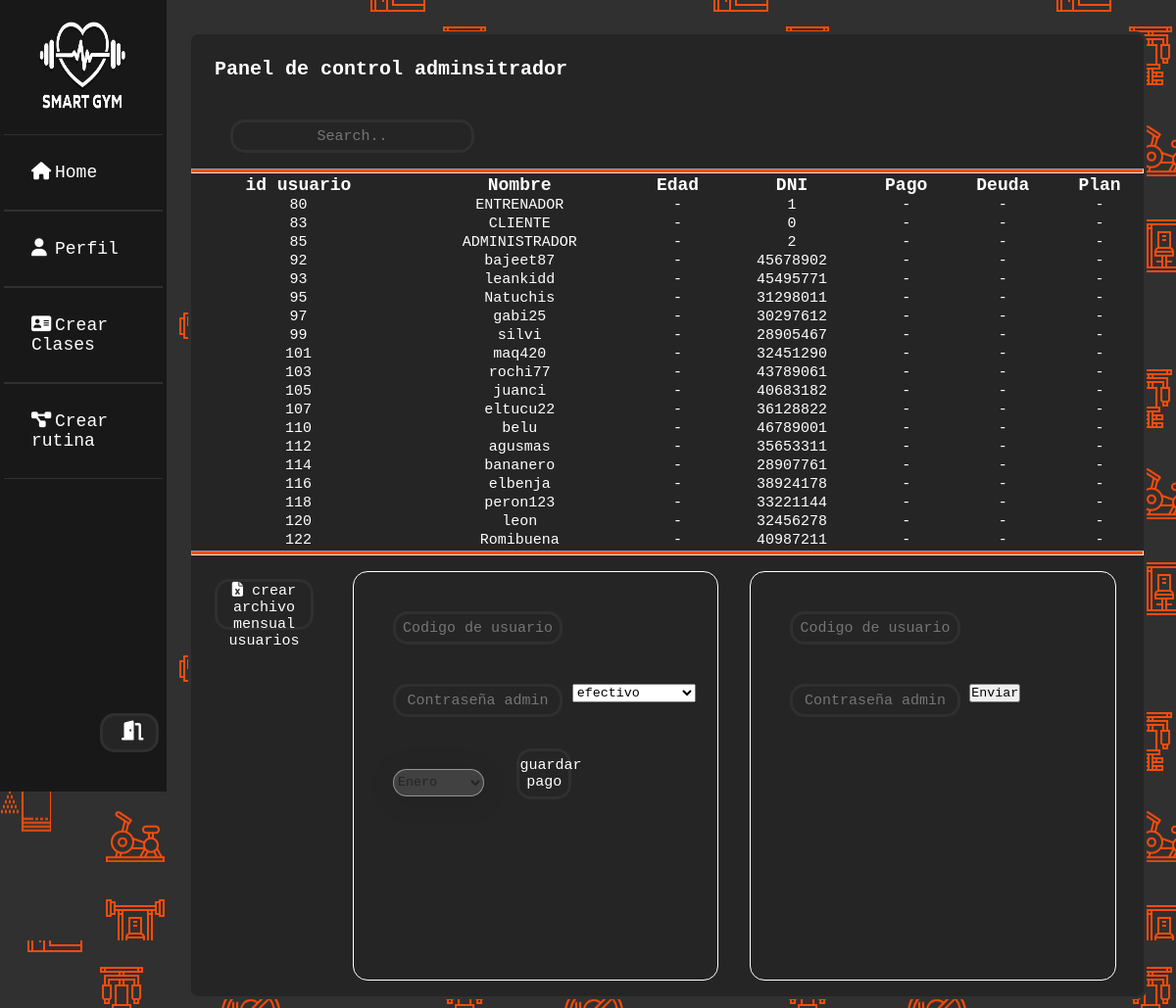
Page /vistas/admincontrolpanel.php (signed in) on the committed database.
### tables this page shows
CREATE TABLE `datos` (
  `idusuario` int(9) NOT NULL,
  `nombre` varchar(100) NOT NULL,
  `apellido` varchar(100) NOT NULL,
  `usuario` varchar(100) NOT NULL,
  `dni` int(8) NOT NULL,
  `correo` varchar(100) NOT NULL,
  `contraseña` varchar(100) NOT NULL,
  `image` longblob NOT NULL,
  `created` datetime NOT NULL,
  `status` varchar(255) NOT NULL,
  `id_rol` int(11) NOT NULL,
  `pesoinicial` varchar(11) NOT NULL,
  `pesoactual` varchar(11) NOT NULL,
  `pesoideal` varchar(11) NOT NULL,
  `estado_cuenta` int(1) NOT NULL,
  `ultimopago` date DEFAULT NULL,
  `vencimiento` date DEFAULT NULL
);

### vistas/admincontrolpanel.php (the view, shortened to what this page needs)
<?php
$conex = conectar();
$nusuario = $_SESSION['usuario'];
$sql = "SELECT * FROM datos WHERE usuario='$nusuario'";
$query = mysqli_query($conex, $sql);
$row = mysqli_fetch_array($query);
$idrol = $row['id_rol'];
?>
<!DOCTYPE html>
<html lang="es">
<head>
    <link rel="stylesheet" href="../css/estilousuario.css">
    <link rel="stylesheet" href="../css/estilotabla.css">
</head>
<?php
switch ($idrol) {
    case 1:
        include("sidebars/sidebare.php");
        break;
}
?>
<body>
    <div class="main_content">
            <div class="contenedortabla">
                <h4>Panel de control adminsitrador</h4>
                <input class="form-control col-md-3 light-table-filter" data-table="order-table" type="text" placeholder="Search..">
                <hr>
                <table class="table table-bordered order-table " id="tabla">
                    <thead class="tabla-header">
                        <tr class="filah">
                            <th>id usuario</th>
                            <th>Nombre</th>
                            <th>Edad</th>
                            <th>DNI</th>
                            <th>Pago</th>
                            <th>Deuda</th>
                            <th>Plan</th>
                        </tr>
                    </thead>
                    <?php
                    $query = mysqli_query($conex, "SELECT * FROM datos");
                    while ($data = mysqli_fetch_array($query)) {
                    ?>
                        <tr class="tabla-fila">
                            <td class="datos"><?php echo $data['idusuario']; ?></td>
                            <td class="datos"><?php echo $data['usuario']; ?></td>
                            <td class="datos">-</td>
                            <td class="datos"><?php echo $data['dni']; ?></td>
                            <td class="datos">-</td>
                            <td class="datos">-</td>
                            <td class="datos">-</td>
                        </tr>
                    <?php } ?>
                </table>
                <hr>
                <Div class="barra-abajo">
                    <button id="btnExportar" class="btn btn-success">
                        <i class="fas fa-file-excel"></i> crear archivo mensual usuarios
                    </button>
                    <div class="cuadro-admin">
                        <input class="ing1" type="text" placeholder="Codigo de usuario">
                        <input class="ing2" type="text" placeholder="Contraseña admin">
                        <select name="metodopago" id="mtp">
                            <option value="1">efectivo</option>
                        </select>
                        <div class="meses">
                            <select name="meses-pago" id="p-meses">
                                <option value="">Enero</option>
                            </select>
                            <button type="submit"  id="btnExportar"> guardar pago</button>
                        </div>
                    </div>
                    <div id="cuadro-adminbaja">
                        <form method="post">
                        <input class="ing1" type="text" name="iduser" placeholder="Codigo de usuario">
                        <input class="ing2" type="text" name="password" placeholder="Contraseña admin">
                        <input type="submit" name="bajaboton" value="Enviar">
                    </form>
                    </div>
                </Div>
            </div>
        </div>
</body>
</html>

### vistas/sidebars/sidebare.php (shortened to what this page needs)
<html lang="es">
<head>
    <link rel="stylesheet" href="../css/EstiloSidebar.css">
</head>
<body>
    <div class="wrapper">
    <div class="menulateral">
            <a href="index.php"><img class="imagenlogo" src="../img/logo.png"></a>
            <ul>
                <li><a href="homeusuarioe.php"><i class="fas fa-home"></i>Home</a></li>
                <li><a href="perfilusuarioc.php"><i class="fas fa-user"></i>Perfil</a></li>
                <li><a href="turnose.php"><i class="fas fa-address-card"></i>Crear Clases</a></li>
                <li><a href="rutinausuarioe.php"><i class="fas fa-project-diagram"></i>Crear rutina</a></li>
            </ul>
            <div class="salida">
            <a href="../models/sessiondestroy.php"><button class="btn-exit"><i class="fas fa-door-open"></i></button></a>
            </div>
        </div>

### css/estilousuario.css (style rules this page uses)
:root { --color-letra: #fff; --color-fondos: #fb4c0d; --color-fondo-html:#020202; --color-fondosn:#181818; --color-fondobotones: #252525; --color-bordes: #303030; }
* { margin: 0%; padding: 0%; }
.main_content { width: 80%; padding-bottom: 3%; margin-left: 15vw; }

### css/estilotabla.css (style rules this page uses)
* { margin: 0%; padding: 0%; font-family: "Lucida Console", "Courier New", monospace; }
:root { --color-letra: #fff; --color-fondos: #fb4c0d; --color-fondobotones: #252525; --color-bordes-normales: #303030; }
html { background-image: url("../img/fondo_icon.png"); }
hr { height: 3px; color: var(--color-fondos); background: var(--color-fondos); }
.contenedortabla { position: relative; margin-top: 4vh; margin-left: 1vw; height: fit-content; width: 81vw; background-color: var(--color-fondobotones) ; border: 3px solid var(--color-bordes-normales) ; border-radius: 10px; }
.contenedortabla h4 { margin-top: 3vh; margin-left: 3vh; margin-bottom: 0vh; font-size: 20px; color: var(--color-letra); }
.form-control { position: relative; margin-top: 5vh; margin-left: 5vh; margin-bottom: 2vh; height: 3.5vh; width: 25%; text-align: center; background: var(--color-fondobotones); color: var(--color-letra); border:3px solid var(--color-bordes-normales) ; border-radius: 15px; transition: 1.2s; cursor:pointer; font-size: 15px; }
.table { position: relative; height: fit-content; width: 81vw; text-align: center; }
.filah { color: var(--color-letra); font-size: 18px; }
.tabla-fila { font-size: 15px; color: var(--color-letra); }
.barra-abajo { position: relative; display: flex; top: 0%; height: fit-content; width: 80vw; }
#btnExportar { position: flex; margin: 3vh; height: 6.5vh; width: 15%; text-align: center; background: var(--color-fondobotones); color: var(--color-letra); border:3px solid var(--color-bordes-normales) ; border-radius: 15px; transition: 1.2s; cursor:pointer; font-size: 15px; }
.cuadro-admin { position: relative; margin: 2vh; height: 52vh; width: 45vw; background: transparent; border: 1px solid white; border-radius: 15px; }
#cuadro-adminbaja { position: relative; margin: 2vh; height: 52vh; width: 45vw; background: transparent; border: 1px solid white; border-radius: 15px; }
.ing1 { position: relative; margin-top: 5vh; margin-left: 5vh; margin-bottom: 1vh; height: 3.5vh; width: 45%; text-align: center; background: var(--color-fondobotones); color: var(--color-letra); border:3px solid var(--color-bordes-normales) ; border-radius: 15px; transition: 1.2s; cursor:pointer; font-size: 15px; }
.ing2 { position: relative; top: 1vh; left: 0vw; margin-top: 3vh; margin-left: 5vh; margin-bottom: 2vh; height: 3.5vh; width: 45%; text-align: center; background: var(--color-fondobotones); color: var(--color-letra); border:3px solid var(--color-bordes-normales) ; border-radius: 15px; transition: 1.2s; cursor:pointer; font-size: 15px; }
#p-meses { position: relative; margin-top: 5vh; margin-left: 5vh; margin-bottom: 2vh; height: 3.5vh; width: 25%; color: var(--color-fondobotones); background: rgba(255, 255, 255, 0.13); border-radius: 16px; box-shadow: 0 4px 30px rgba(0, 0, 0, 0.1); backdrop-filter: blur(4.9px); -webkit-backdrop-filter: blur(4.9px); border: 1px solid rgba(255, 255, 255, 0.44); }

### rows in the picture
datos: idusuario "80", usuario "ENTRENADOR", dni "1"
datos: idusuario "83", usuario "CLIENTE", dni "0"
datos: idusuario "85", usuario "ADMINISTRADOR", dni "2"
datos: idusuario "92", usuario "bajeet87", dni "45678902"
datos: idusuario "93", usuario "leankidd", dni "45495771"
datos: idusuario "95", usuario "Natuchis", dni "31298011"
datos: idusuario "97", usuario "gabi25", dni "30297612"
datos: idusuario "99", usuario "silvi", dni "28905467"
datos: idusuario "101", usuario "maq420", dni "32451290"
datos: idusuario "103", usuario "rochi77", dni "43789061"
datos: idusuario "105", usuario "juanci", dni "40683182"
datos: idusuario "107", usuario "eltucu22", dni "36128822"
datos: idusuario "110", usuario "belu", dni "46789001"
datos: idusuario "112", usuario "agusmas", dni "35653311"
datos: idusuario "114", usuario "bananero", dni "28907761"
datos: idusuario "116", usuario "elbenja", dni "38924178"
datos: idusuario "118", usuario "peron123", dni "33221144"
datos: idusuario "120", usuario "leon", dni "32456278"
datos: idusuario "122", usuario "Romibuena", dni "40987211"
